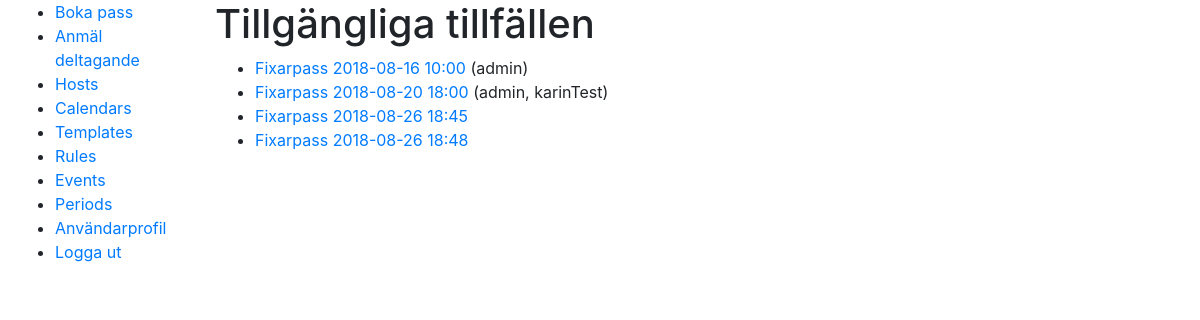
Before: /scheduler/joinEvent (signed in) with the older database file.
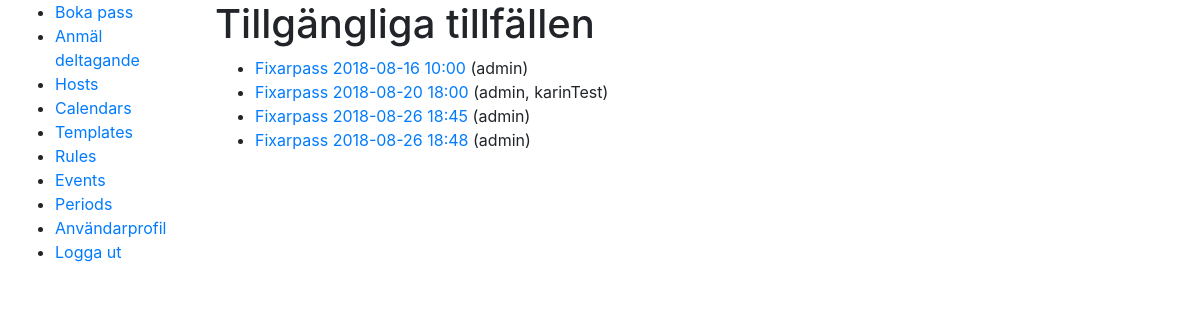
After: the same page with the newer database file.
### scheduler/models.py (models this page shows, shortened)
class EventInstance(models.Model):
    STATUS = (
        (-1, 'Ombokning krävs'),
        (0, 'Ledigt'),
        (1, 'Bokat'),
        (2, 'Inställt'),
    )
    id = models.UUIDField(primary_key=True, default=uuid.uuid4, editable=False, help_text="Unique ID for this bookinginstance")
    google_calendar_booking_id = models.CharField(max_length=300, help_text="Unique ID from google after instance is created", null=True, blank=True)
    host = models.ForeignKey('accounts.User', on_delete=models.SET_NULL, null=True)
    participants = models.ManyToManyField('accounts.User', related_name="participants", blank=True)
    event = models.ForeignKey('Event', on_delete=models.SET_NULL, null=True)
    start = models.DateTimeField(help_text="Start of event")
    end = models.DateTimeField(help_text="End of event")
    status = models.IntegerField(default=0, choices=STATUS, help_text="Instance status")
    period = models.ForeignKey('SchedulingPeriod', on_delete=models.SET_NULL, null=True)
    @property
    def title(self):
        return self.event.template.title
    class Meta:
        ordering = ["start", "end"]
        unique_together = ('event', 'start', 'end')
    def display_host(self):
        return ''.join([self.host.email])
    display_host.short_description = "Host"

class Event(models.Model):
    name = models.CharField(max_length=50, help_text="Enter a human-friendly name for this type of Event")
    description = models.CharField(max_length=300, help_text="Enter a description for this type of Event", null=True, blank=True)
    template = models.ForeignKey('EventTemplate', on_delete=models.SET_NULL, null=True, help_text="Select a template for how scheduled Events will look in the calendar.")
    start = models.DateTimeField(help_text="Start of event repetition and start time of events", db_index=True)
    end = models.DateTimeField(help_text="End time of events, must be after start", db_index=True)
    repeat_end = models.DateTimeField(help_text="Date to end repetition", null=True, blank=True)
    rule = models.ForeignKey('SchedulingRule', null=True, blank=True, help_text="Select '----' for a one time only event.", on_delete=models.SET_NULL)
    class Meta:
        ordering = ["name"]
    """
    Retrieves events between two dates
    If replace=True it replaces generated events with actual objects from DB
    If replace=False it removes generated events where there is an actual object in DB but does not replace it.
    """

class EventTemplate(models.Model):
    name = models.CharField(max_length=50, help_text="Enter a human-friendly name for this template")
    title = models.CharField(max_length=100, help_text="Enter title to be used for booking")
    header = models.CharField(max_length=200, help_text="Enter a, optional, header for the event to be inserted after the hosts name into the descriptionfield in the calendar event.", null=True, blank=True)
    body = models.TextField(max_length=1000, help_text="Enter a larger body of text to be inserted after the header in the description field in the calendar event", null=True, blank=True)
    num_participants = models.IntegerField(default = 0, help_text="Number of participants, -1 for infinite")
    calendar = models.ForeignKey('SchedulingCalendar', on_delete=models.SET_NULL, null=True, help_text="Select the calendar to sync events to.")
    synchronize = models.BooleanField(default=True, help_text="If active, scheduled events will be synced to Google calendar upon creation.")
    class Meta:
        ordering = ["name"]

### accounts/models.py (models this page shows, shortened)
class User(AbstractBaseUser, PermissionsMixin):
    USERNAME_FIELD = 'email'
    REQUIRED_FIELDS = ['slackId']
    class Meta:
        verbose_name = 'user'
        verbose_name_plural = 'users'
    objects = UserManager()
    slackIdValid = RegexValidator(r'^((?!@).)*$', 'Ange ditt slacknamn utan @-tecken.',
            code='invalid_slackId')
    email = models.EmailField(unique=True, verbose_name="E-post")
    slackId = models.CharField(max_length=100, verbose_name="Slacknamn", unique=True, blank=False, null=False, validators=[slackIdValid])
    is_active = models.BooleanField(default=False)
    is_staff = models.BooleanField(default=False)
    is_registration_complete = models.BooleanField(default=False)

### scheduler/views.py (the view)
# urls.py: path('joinEvent', views.EventInstanceListView.as_view(), name='joinEvent'),
class EventInstanceListView(LoginRequiredMixin, generic.ListView):
    model = EventInstance
    def get_queryset(self):
        queryset = EventInstance.objects.all().filter(Q(status=1) & ~Q(event__template__num_participants=0))
        return queryset

### scheduler/templates/scheduler/eventinstance_list.html (shortened to what this page needs)
{% extends "base_generic.html" %}
{% block content %}
    <h1>Tillgängliga tillfällen</h1>
    {% if eventinstance_list %}
    <ul>
      {% for eventinstance in eventinstance_list %}
      <li>
        <a href="{% url 'eventinstance-join' pk=eventinstance.pk %}">{{ eventinstance.title }} {{ eventinstance.start|date:"Y-m-d H:i" }}</a>
        {% if user.is_staff and eventinstance.participants.all.exists %}
        	({% for participant in eventinstance.participants.all %}{% if not forloop.first %}, {% endif %}{{ participant.slackId }}{% endfor %})
        {% endif %}
      </li>
      {% endfor %}
    </ul>
    {% else %}
      <p>No Events have been created.</p>
    {% endif %}
{% endblock %}

### scheduler/templates/base_generic.html (shortened to what this page needs)
<!DOCTYPE html>
<html lang="en">
<head>
  {% load bootstrap4 %}
  {% bootstrap_css %}
</head>
<body>
  <div class="container-fluid">
    <div class="row">
      <div class="col-sm-2">
      {% block sidebar %}
      <ul class="sidebar-nav">
          <li><a href="{% url 'index' %}">Boka pass</a></li>
          <li><a href="{% url 'joinEvent' %}">Anmäl deltagande</a></li>
          {% if user.is_staff %}
          <li><a href="{% url 'hosts' %}">Hosts</a></li>
          <li><a href="{% url 'calendars' %}">Calendars</a></li>
          <li><a href="{% url 'templates' %}">Templates</a></li>
          <li><a href="{% url 'rules' %}">Rules</a></li>
          <li><a href="{% url 'events' %}">Events</a></li>
          <li><a href="{% url 'periods' %}">Periods</a></li>
          {% endif %}
          <li><a href="{% url 'profile' %}">Användarprofil</a></li>
          <li><a href="{% url 'logout' %}">Logga ut</a></li>
      </ul>
     {% endblock %}
      </div>
      <div class="col-sm-10 ">
      {% block content %}{% endblock %}
      </div>
    </div>
  </div>
</body>
</html>

Changed rows visible on the page:
changed EventInstance (number 3 of 4 on the later page): gains User (slackId "admin"); now shows "( )"
changed EventInstance (number 4 of 4 on the later page): gains User (slackId "admin"); now shows "( )"
